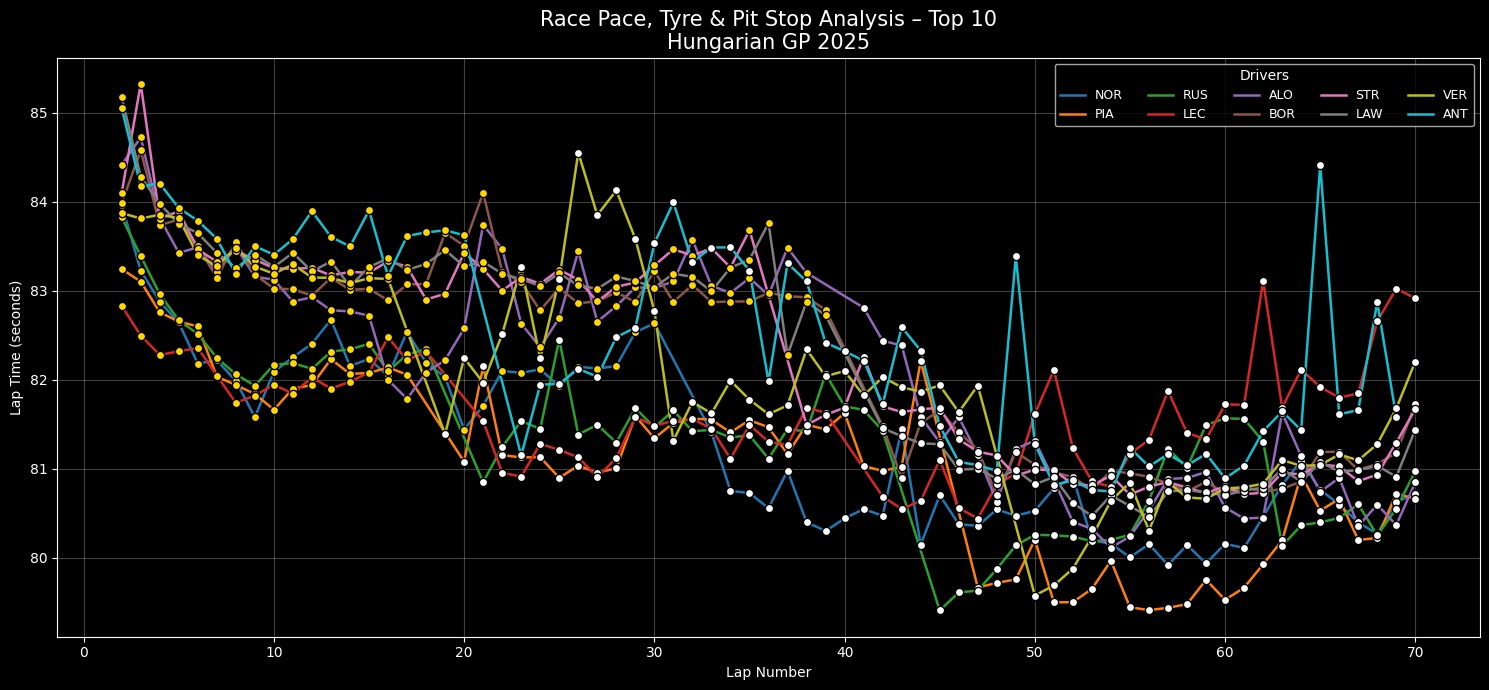

Python code for this plot:
import fastf1
import fastf1.plotting
import matplotlib.pyplot as plt
import numpy as np
import pandas as pd
import os

# =============================
# CONFIG
# =============================
YEAR = 2025
GP = "Hungarian"
SESSION = "R"
CACHE_DIR = "cache"

# =============================
# SETUP (FIX CACHE ERROR)
# =============================
os.makedirs(CACHE_DIR, exist_ok=True)
fastf1.Cache.enable_cache(CACHE_DIR)

fastf1.plotting.setup_mpl()
plt.style.use("dark_background")

# =============================
# LOAD SESSION
# =============================
session = fastf1.get_session(YEAR, GP, SESSION)
session.load()

# =============================
# LOAD & CLEAN LAPS
# =============================
laps = session.laps
laps = laps[laps["IsAccurate"] == True].copy()
laps["LapTimeSec"] = laps["LapTime"].dt.total_seconds()

# =============================
# TOP 10 FINISHERS
# =============================
results = session.results.sort_values("Position").head(10)
drivers = results["Abbreviation"].tolist()
laps = laps[laps["Driver"].isin(drivers)]

# =============================
# COLORS (VERSION-PROOF)
# =============================
cmap = plt.cm.get_cmap("tab10", len(drivers))
driver_colors = {drv: cmap(i) for i, drv in enumerate(drivers)}

tyre_colors = {
    "SOFT": "red",
    "MEDIUM": "gold",
    "HARD": "white",
    "INTERMEDIATE": "green",
    "WET": "blue"
}

# =============================
# PLOT
# =============================
plt.figure(figsize=(15,7))

for drv in drivers:
    drv_laps = laps[laps["Driver"] == drv]

    # Race pace
    plt.plot(
        drv_laps["LapNumber"],
        drv_laps["LapTimeSec"],
        color=driver_colors[drv],
        linewidth=1.8,
        label=drv
    )

    # Tyre compound markers
    for compound, group in drv_laps.groupby("Compound"):
        plt.scatter(
            group["LapNumber"],
            group["LapTimeSec"],
            color=tyre_colors.get(compound, "gray"),
            s=35,
            edgecolors="black",
            zorder=3
        )

    # Pit stop markers
    pit_laps = drv_laps[drv_laps["PitInTime"].notna()]
    for lap in pit_laps["LapNumber"]:
        plt.axvline(
            lap,
            color=driver_colors[drv],
            linestyle="--",
            alpha=0.25,
            linewidth=1
        )

# =============================
# LABELS
# =============================
plt.title(
    "Race Pace, Tyre & Pit Stop Analysis – Top 10\nHungarian GP 2025",
    fontsize=15
)
plt.xlabel("Lap Number")
plt.ylabel("Lap Time (seconds)")
plt.grid(alpha=0.25)
plt.legend(title="Drivers", ncol=5, fontsize=9)
plt.tight_layout()
plt.show()
